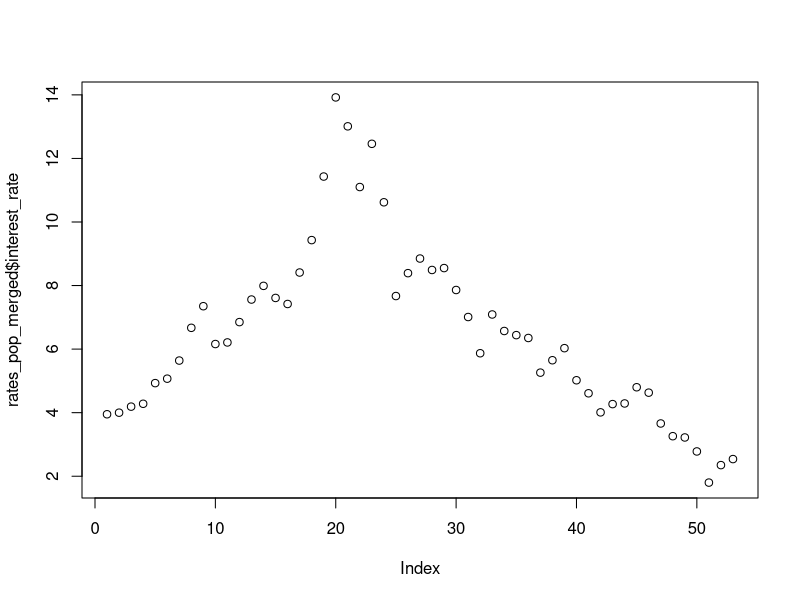
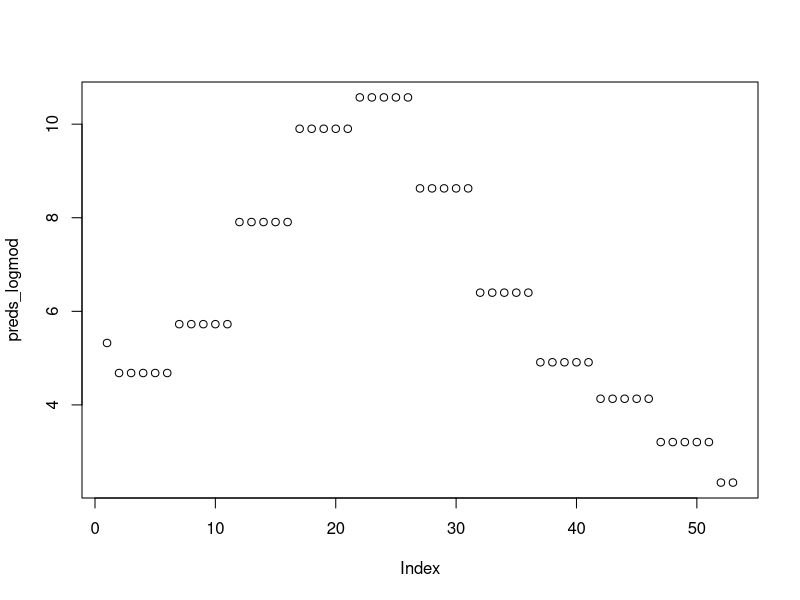
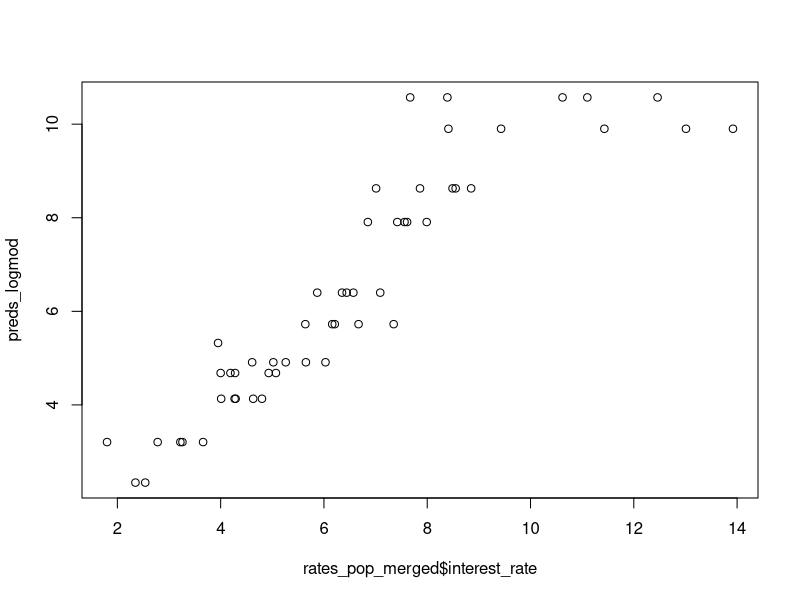

Reproduce these figures in R, in order.
# Compare US 10-year interest rates with population demographics

us_10year_rates <- read.csv("./us_10year_rates.csv")
us_pop_5year <- read.csv("./us_pop_5year.csv")

# round each year to the nearest 5 year mark
us_10year_rates$half_decade <- round(us_10year_rates$Year/5 + 0.01)*5

# reshape us_pop_5year to 'wide' format
library(reshape2)
us_pop_wide <- dcast(us_pop_5year, Year ~ Age, value.var="Value",fun.aggregate=sum,fill=0)

# calculate values for coarser age groups
under_20 <- us_pop_wide$" 0-4" + us_pop_wide$" 5-9" + us_pop_wide$" 10-14" + us_pop_wide$" 15-19"
X20_34 <- us_pop_wide$" 20-24" + us_pop_wide$" 25-29" + us_pop_wide$" 30-34"
X35_49 <- us_pop_wide$" 35-39" + us_pop_wide$" 40-44" + us_pop_wide$" 45-49"
X50_64 <- us_pop_wide$" 50-54" + us_pop_wide$" 55-59" + us_pop_wide$" 60-64"
over_64 <- us_pop_wide$" 65-69" + us_pop_wide$" 70-74" + us_pop_wide$" 75-79" + 
           us_pop_wide$" 80-84" + us_pop_wide$" 80+" + us_pop_wide$" 85-89" + 
           us_pop_wide$" 90-94" + us_pop_wide$" 95-99" + us_pop_wide$" 100+"
total <- under_20 + X20_34 + X35_49 + X50_64 + over_64

# construct dataframe for population buckets
us_age_props <- data.frame("Year"=us_pop_wide$Year, "under_20"=under_20/total, "X20_34"=X20_34/total, 
                           "X35-49"=X35_49/total, "X50-64"=X50_64/total, "over_64"=over_64/total)

# remove any N/A rows
us_age_props <- us_age_props[!is.na(us_age_props$Year),]

# merge the two datasets 
rates_pop_merged <- merge(us_10year_rates, us_age_props, by.x="half_decade", by.y="Year")

# compute a simple linear regression fit
linear_fit <- lm(interest_rate ~ X20_34 + X35.49 + X50.64 + over_64, data=rates_pop_merged)
summary(linear_fit)

# define smoothed log-transform and un-transform
log_transform <- function(x) {log(x+1)}
unlog_transform <- function(x) {exp(x)-1}

# try with smoothed log-transformed interest rate var
rates_pop_merged$log_rate <- log_transform(rates_pop_merged$interest_rate)
log_fit <- lm(log_rate ~ X20_34 + X35.49 + X50.64 + over_64, data=rates_pop_merged)
summary(log_fit)

# historical predictions for linear fit model
preds <- predict(linear_fit, newdata=rates_pop_merged)
names(preds) <- rates_pop_merged$Year

# historical predictions for log-transformed model
preds_logmod <- unlog_transform(predict(log_fit, newdata=rates_pop_merged))
names(preds_logmod) <- rates_pop_merged$Year

# predict the future (linear fit)
future_age_props <- us_age_props[us_age_props$Year >= 2015,]
future_rate_preds <- predict(linear_fit, newdata=future_age_props)
names(future_rate_preds) <- future_age_props$Year

# predict the future (log-transformed model)
future_log_rate_preds <- predict(log_fit, newdata=future_age_props)
future_rate_preds_logmod <- unlog_transform(future_log_rate_preds)
names(future_rate_preds_logmod) <- future_age_props$Year

# plot some stuff
plot(rates_pop_merged$interest_rate)
plot(preds_logmod)
plot(x=rates_pop_merged$interest_rate,y=preds_logmod)
